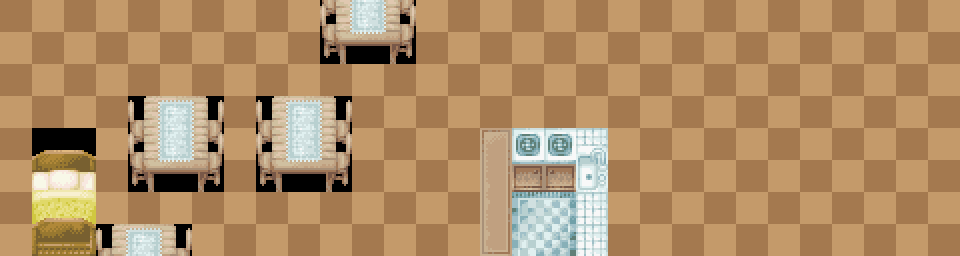

Rendered tile map (Tiled .tmx) drawn with the repository's tilesets; below, a short description and the map source with its tile grids summarised:
An orthogonal 30x8 tile map with 32x32 px tiles, 1 tile layer (Background) and 1 object (SpawnPoint).

<map version="1.0" orientation="orthogonal" width="30" height="8" tilewidth="32" tileheight="32">
 <tileset firstgid="1" name="Unbenannt" tilewidth="32" tileheight="32">
  <image source="house.png" trans="ff00ff" width="256" height="1216" />
 </tileset>
 <layer name="Background" width="30" height="8">
  <data>[240 cells, 240 non-empty, 65 distinct tile ids]</data>
 </layer>
 <objectgroup name="Objects" width="30" height="8">
  <object name="SpawnPoint" x="838" y="136" width="20" height="18" />
 </objectgroup>
</map>